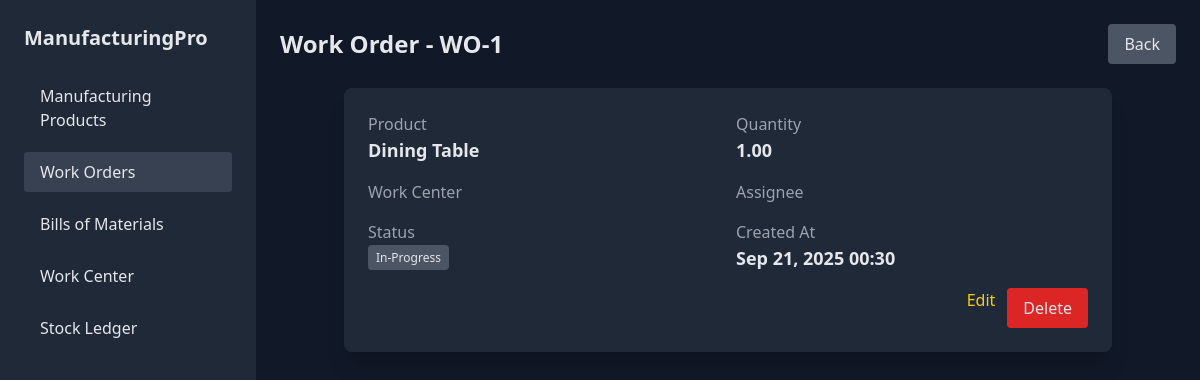
/work_order/1/, run on the app's committed database.
### myapp/models.py (models this page shows, shortened)
class ManufacturingOrder(models.Model):
    STATUS_CHOICES = [
        ('Draft', 'Draft'),
        ('Confirmed', 'Confirmed'),
        ('In-Progress', 'In-Progress'),
        ('To Close', 'To Close'),
        ('Done', 'Done'),
    ]
    reference = models.CharField(max_length=20, unique=True)
    schedule_date = models.DateField()
    product = models.ForeignKey(Product, on_delete=models.CASCADE, related_name='manufacturing_orders')
    assignee = models.CharField(max_length=100, blank=True, null=True)
    quantity = models.DecimalField(max_digits=10, decimal_places=2)
    unit = models.CharField(max_length=10, choices=Product.UNIT_CHOICES, default='Units')
    bom = models.ForeignKey(BillOfMaterials, on_delete=models.SET_NULL, null=True, blank=True)
    status = models.CharField(max_length=20, choices=STATUS_CHOICES, default='Draft')
    created_at = models.DateTimeField(auto_now_add=True)

class Product(models.Model):
    UNIT_CHOICES = [
        ('Units', 'Units'),
        ('Kg', 'Kilogram'),
        ('Litre', 'Litre'),
        ('Meter', 'Meter'),
        ('Pcs', 'Pieces'),
    ]
    name = models.CharField(max_length=100)
    unit_cost = models.DecimalField(max_digits=10, decimal_places=2)
    unit_choices = [('pcs', 'Pieces'), ('kg', 'Kilogram')]
    unit = models.CharField(max_length=10, choices=unit_choices)
    on_hand = models.DecimalField(max_digits=10, decimal_places=2, default=0)
    description = models.TextField(blank=True, null=True)
    on_hand = models.DecimalField(max_digits=12, decimal_places=2, default=0)
    free_to_use = models.DecimalField(max_digits=12, decimal_places=2, default=0)
    incoming = models.DecimalField(max_digits=12, decimal_places=2, default=0)
    outgoing = models.DecimalField(max_digits=12, decimal_places=2, default=0)
    total_value = models.DecimalField(max_digits=14, decimal_places=2, default=0)
    created_at = models.DateTimeField(auto_now_add=True)
    updated_at = models.DateTimeField(auto_now=True)
    class Meta:
        ordering = ['name']

### myapp/views.py (the view)
# urls.py: path('work_order/<int:pk>/', views.view_work_order, name='view_work_order'),
def view_work_order(request, pk):
    work_order = get_object_or_404(ManufacturingOrder, pk=pk)
    return render(request, 'view_work_order.html', {'work_order': work_order})

### templates/view_work_order.html (shortened to what this page needs)
{% load static %}
<!DOCTYPE html>
<html lang="en">
<head>
  <script src="https://cdn.tailwindcss.com"></script>
</head>
<body class="bg-gray-900 text-gray-200 flex">
  <div class="w-64 bg-gray-800 min-h-screen p-6 space-y-6">
    <h1 class="text-xl font-bold mb-6">ManufacturingPro</h1>
    <ul class="space-y-3">
      <li><a href="{% url 'work_order_analysis' %}" class="block px-4 py-2 rounded hover:bg-gray-700">Manufacturing Products</a></li>
      <li><a href="{% url 'work_products' %}" class="block px-4 py-2 rounded bg-gray-700">Work Orders</a></li>
      <li><a href="{% url 'bills_of_materials' %}" class="block px-4 py-2 rounded hover:bg-gray-700">Bills of Materials</a></li>
      <li><a href="{% url 'work_center' %}" class="block px-4 py-2 rounded hover:bg-gray-700">Work Center</a></li>
      <li><a href="{% url 'stock_ledger' %}" class="block px-4 py-2 rounded hover:bg-gray-700">Stock Ledger</a></li>
    </ul>
  </div>
  <div class="flex-1 p-6">
    <div class="flex justify-between items-center mb-6">
      <h1 class="text-2xl font-bold">Work Order - WO-{{ work_order.id }}</h1>
      <a href="{% url 'work_products' %}" class="bg-gray-600 px-4 py-2 rounded hover:bg-gray-700">Back</a>
    </div>
    <div class="bg-gray-800 p-6 rounded-lg shadow-xl max-w-3xl mx-auto space-y-4">
      <div class="grid grid-cols-2 gap-4">
        <div>
          <h3 class="text-gray-400">Product</h3>
          <p class="text-lg font-semibold">{{ work_order.product.name }}</p>
        </div>
        <div>
          <h3 class="text-gray-400">Quantity</h3>
          <p class="text-lg font-semibold">{{ work_order.quantity }}</p>
        </div>
      </div>
      <div class="grid grid-cols-2 gap-4">
        <div>
          <h3 class="text-gray-400">Work Center</h3>
        </div>
        <div>
          <h3 class="text-gray-400">Assignee</h3>
        </div>
      </div>
      <div class="grid grid-cols-2 gap-4">
        <div>
          <h3 class="text-gray-400">Status</h3>
          <span class="px-2 py-1 text-xs rounded
            {% if work_order.status == 'Completed' %} bg-green-700 text-green-200
            {% elif work_order.status == 'In Progress' %} bg-yellow-700 text-yellow-200
            {% elif work_order.status == 'Confirmed' %} bg-blue-700 text-blue-200
            {% elif work_order.status == 'To Close' %} bg-purple-700 text-purple-200
            {% elif work_order.status == 'Not Assigned' %} bg-gray-600 text-gray-200
            {% elif work_order.status == 'Late' %} bg-red-700 text-red-200
            {% else %} bg-gray-600 text-gray-200 {% endif %}">
            {{ work_order.status }}
          </span>
        </div>
        <div>
          <h3 class="text-gray-400">Created At</h3>
          <p class="text-lg font-semibold">{{ work_order.created_at|date:"M d, Y H:i" }}</p>
        </div>
      </div>
      <div class="flex justify-end gap-3 mt-4">
        <a href="{% url 'edit_work_order' work_order.id %}" class="text-yellow-400 hover:underline ml-3">Edit</a>
        <a href="{% url 'delete_work_order' work_order.id %}" class="bg-red-600 px-4 py-2 rounded hover:bg-red-700">Delete</a>
      </div>
    </div>
  </div>
</body>
</html>

### data on the page
ManufacturingOrder: id "1", product.name "Dining Table", quantity "1.00", status "In-Progress", created_at "Sep 21, 2025 00:30"
